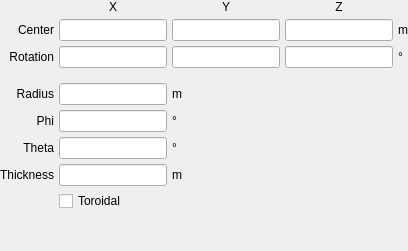
             <widget class="QWidget" name="superquadric_implicit">
              <property name="font">
               <font>
                <weight>50</weight>
                <bold>false</bold>
               </font>
              </property>
              <layout class="QGridLayout" name="gridLayout_19">
               <property name="leftMargin">
                <number>0</number>
               </property>
               <property name="topMargin">
                <number>0</number>
               </property>
               <property name="rightMargin">
                <number>0</number>
               </property>
               <property name="bottomMargin">
                <number>0</number>
               </property>
               <property name="spacing">
                <number>5</number>
               </property>
               <item row="4" column="1">
                <widget class="LineEdit" name="lineedit_superquadric_implicit_radius">
                 <property name="font">
                  <font>
                   <weight>50</weight>
                   <bold>false</bold>
                  </font>
                 </property>
                </widget>
               </item>
               <item row="1" column="0">
                <widget class="QLabel" name="label_47">
                 <property name="font">
                  <font>
                   <weight>50</weight>
                   <bold>false</bold>
                  </font>
                 </property>
                 <property name="text">
                  <string>&lt;html&gt;&lt;head/&gt;&lt;body&gt;&lt;p align=&quot;right&quot;&gt;Center&lt;/p&gt;&lt;/body&gt;&lt;/html&gt;</string>
                 </property>
                </widget>
               </item>
               <item row="1" column="1">
                <widget class="LineEdit" name="lineedit_superquadric_implicit_centerx">
                 <property name="font">
                  <font>
                   <weight>50</weight>
                   <bold>false</bold>
                  </font>
                 </property>
                </widget>
               </item>
               <item row="1" column="2">
                <widget class="LineEdit" name="lineedit_superquadric_implicit_centery">
                 <property name="font">
                  <font>
                   <weight>50</weight>
                   <bold>false</bold>
                  </font>
                 </property>
                </widget>
               </item>
               <item row="1" column="3">
                <widget class="LineEdit" name="lineedit_superquadric_implicit_centerz">
                 <property name="font">
                  <font>
                   <weight>50</weight>
                   <bold>false</bold>
                  </font>
                 </property>
                </widget>
               </item>
               <item row="2" column="0">
                <widget class="QLabel" name="label_48">
                 <property name="font">
                  <font>
                   <weight>50</weight>
                   <bold>false</bold>
                  </font>
                 </property>
                 <property name="text">
                  <string>&lt;html&gt;&lt;head/&gt;&lt;body&gt;&lt;p align=&quot;right&quot;&gt;Rotation&lt;/p&gt;&lt;/body&gt;&lt;/html&gt;</string>
                 </property>
                </widget>
               </item>
               <item row="2" column="1">
                <widget class="LineEdit" name="lineedit_superquadric_implicit_rotationx">
                 <property name="font">
                  <font>
                   <weight>50</weight>
                   <bold>false</bold>
                  </font>
                 </property>
                </widget>
               </item>
               <item row="2" column="2">
                <widget class="LineEdit" name="lineedit_superquadric_implicit_rotationy">
                 <property name="font">
                  <font>
                   <weight>50</weight>
                   <bold>false</bold>
                  </font>
                 </property>
                </widget>
               </item>
               <item row="2" column="3">
                <widget class="LineEdit" name="lineedit_superquadric_implicit_rotationz">
                 <property name="font">
                  <font>
                   <weight>50</weight>
                   <bold>false</bold>
                  </font>
                 </property>
                </widget>
               </item>
               <item row="5" column="0">
                <widget class="QLabel" name="label_44">
                 <property name="font">
                  <font>
                   <weight>50</weight>
                   <bold>false</bold>
                  </font>
                 </property>
                 <property name="text">
                  <string>&lt;html&gt;&lt;head/&gt;&lt;body&gt;&lt;p align=&quot;right&quot;&gt;Phi&lt;/p&gt;&lt;/body&gt;&lt;/html&gt;</string>
                 </property>
                </widget>
               </item>
               <item row="5" column="1">
                <widget class="LineEdit" name="lineedit_superquadric_implicit_phi">
                 <property name="font">
                  <font>
                   <weight>50</weight>
                   <bold>false</bold>
                  </font>
                 </property>
                </widget>
               </item>
               <item row="9" column="0">
                <spacer name="verticalSpacer_19">
                 <property name="orientation">
                  <enum>Qt::Vertical</enum>
                 </property>
                 <property name="sizeHint" stdset="0">
                  <size>
                   <width>20</width>
                   <height>40</height>
                  </size>
                 </property>
                </spacer>
               </item>
               <item row="6" column="0">
                <widget class="QLabel" name="label_45">
                 <property name="font">
                  <font>
                   <weight>50</weight>
                   <bold>false</bold>
                  </font>
                 </property>
                 <property name="text">
                  <string>&lt;html&gt;&lt;head/&gt;&lt;body&gt;&lt;p align=&quot;right&quot;&gt;Theta&lt;/p&gt;&lt;/body&gt;&lt;/html&gt;</string>
                 </property>
                </widget>
               </item>
               <item row="6" column="1">
                <widget class="LineEdit" name="lineedit_superquadric_implicit_theta">
                 <property name="font">
                  <font>
                   <weight>50</weight>
                   <bold>false</bold>
                  </font>
                 </property>
                </widget>
               </item>
               <item row="7" column="0">
                <widget class="QLabel" name="label_46">
                 <property name="font">
                  <font>
                   <weight>50</weight>
                   <bold>false</bold>
                  </font>
                 </property>
                 <property name="text">
                  <string>Thickness</string>
                 </property>
                </widget>
               </item>
               <item row="7" column="1">
                <widget class="LineEdit" name="lineedit_superquadric_implicit_thickness">
                 <property name="font">
                  <font>
                   <weight>50</weight>
                   <bold>false</bold>
                  </font>
                 </property>
                </widget>
               </item>
               <item row="4" column="0">
                <widget class="QLabel" name="label_124">
                 <property name="font">
                  <font>
                   <weight>50</weight>
                   <bold>false</bold>
                  </font>
                 </property>
                 <property name="text">
                  <string>&lt;html&gt;&lt;head/&gt;&lt;body&gt;&lt;p align=&quot;right&quot;&gt;Radius&lt;/p&gt;&lt;/body&gt;&lt;/html&gt;</string>
                 </property>
                </widget>
               </item>
               <item row="0" column="1">
                <widget class="QLabel" name="label_220">
                 <property name="font">
                  <font>
                   <weight>50</weight>
                   <bold>false</bold>
                  </font>
                 </property>
                 <property name="text">
                  <string>X</string>
                 </property>
                 <property name="alignment">
                  <set>Qt::AlignCenter</set>
                 </property>
                </widget>
               </item>
               <item row="0" column="2">
                <widget class="QLabel" name="label_221">
                 <property name="font">
                  <font>
                   <weight>50</weight>
                   <bold>false</bold>
                  </font>
                 </property>
                 <property name="text">
                  <string>Y</string>
                 </property>
                 <property name="alignment">
                  <set>Qt::AlignCenter</set>
                 </property>
                </widget>
               </item>
               <item row="0" column="3">
                <widget class="QLabel" name="label_222">
                 <property name="font">
                  <font>
                   <weight>50</weight>
                   <bold>false</bold>
                  </font>
                 </property>
                 <property name="text">
                  <string>Z</string>
                 </property>
                 <property name="alignment">
                  <set>Qt::AlignCenter</set>
                 </property>
                </widget>
               </item>
               <item row="1" column="4">
                <widget class="QLabel" name="label_223">
                 <property name="font">
                  <font>
                   <weight>50</weight>
                   <bold>false</bold>
                  </font>
                 </property>
                 <property name="text">
                  <string>m</string>
                 </property>
                </widget>
               </item>
               <item row="2" column="4">
                <widget class="QLabel" name="label_224">
                 <property name="font">
                  <font>
                   <weight>50</weight>
                   <bold>false</bold>
                  </font>
                 </property>
                 <property name="text">
                  <string>°</string>
                 </property>
                </widget>
               </item>
               <item row="3" column="1">
                <spacer name="verticalSpacer_45">
                 <property name="orientation">
                  <enum>Qt::Vertical</enum>
                 </property>
                 <property name="sizeType">
                  <enum>QSizePolicy::Maximum</enum>
                 </property>
                 <property name="sizeHint" stdset="0">
                  <size>
                   <width>20</width>
                   <height>10</height>
                  </size>
                 </property>
                </spacer>
               </item>
               <item row="4" column="2">
                <widget class="QLabel" name="label_225">
                 <property name="font">
                  <font>
                   <weight>50</weight>
                   <bold>false</bold>
                  </font>
                 </property>
                 <property name="text">
                  <string>m</string>
                 </property>
                </widget>
               </item>
               <item row="8" column="1" colspan="3">
                <widget class="CheckBox" name="checkbox_superquadric_implicit_toroidal">
                 <property name="font">
                  <font>
                   <weight>50</weight>
                   <bold>false</bold>
                  </font>
                 </property>
                 <property name="text">
                  <string>Toroidal</string>
                 </property>
                </widget>
               </item>
               <item row="7" column="2">
                <widget class="QLabel" name="label_226">
                 <property name="font">
                  <font>
                   <weight>50</weight>
                   <bold>false</bold>
                  </font>
                 </property>
                 <property name="text">
                  <string>m</string>
                 </property>
                </widget>
               </item>
               <item row="5" column="2">
                <widget class="QLabel" name="label_307">
                 <property name="font">
                  <font>
                   <weight>50</weight>
                   <bold>false</bold>
                  </font>
                 </property>
                 <property name="text">
                  <string>°</string>
                 </property>
                </widget>
               </item>
               <item row="6" column="2">
                <widget class="QLabel" name="label_308">
                 <property name="font">
                  <font>
                   <weight>50</weight>
                   <bold>false</bold>
                  </font>
                 </property>
                 <property name="text">
                  <string>°</string>
                 </property>
                </widget>
               </item>
              </layout>
             </widget>
